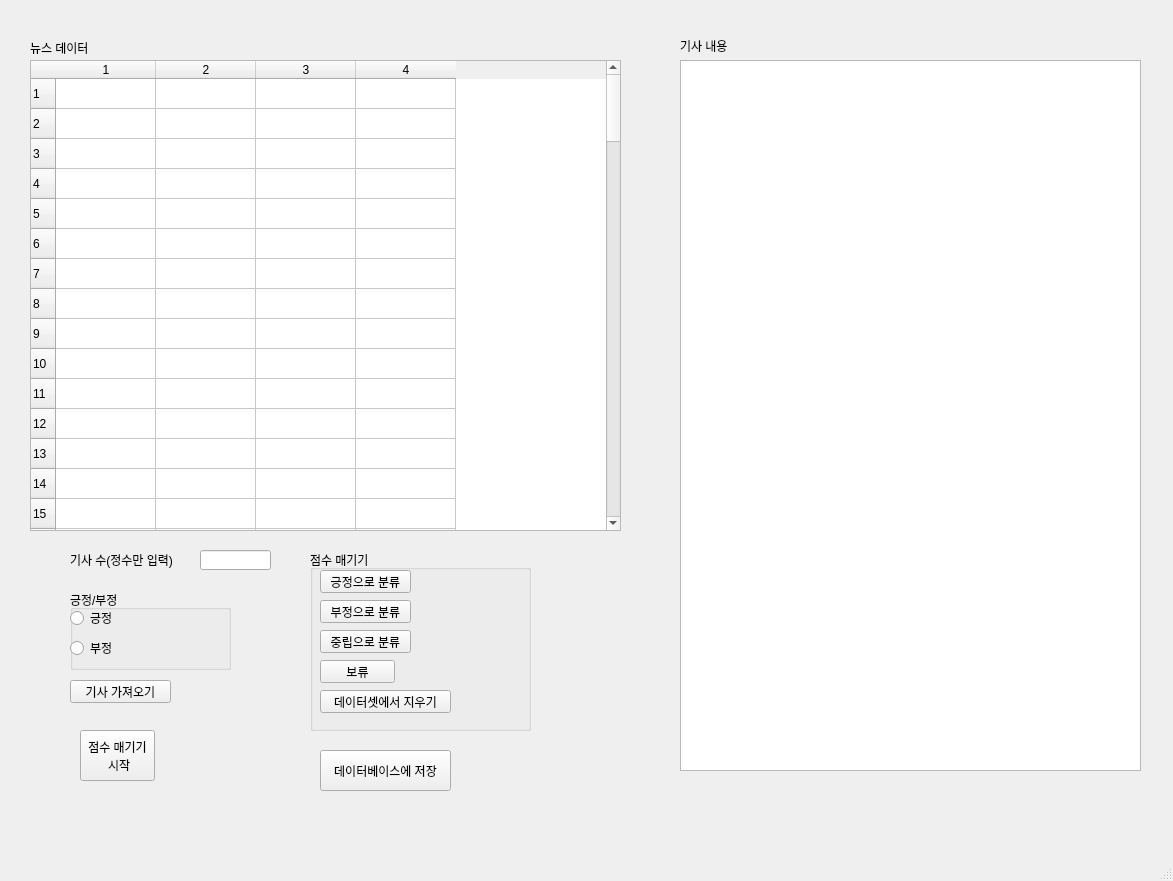
<?xml version="1.0" encoding="UTF-8"?>
<ui version="4.0">
 <class>MainWindow</class>
 <widget class="QMainWindow" name="MainWindow">
  <property name="geometry">
   <rect>
    <x>0</x>
    <y>0</y>
    <width>1173</width>
    <height>881</height>
   </rect>
  </property>
  <property name="windowTitle">
   <string>MainWindow</string>
  </property>
  <widget class="QWidget" name="centralwidget">
   <widget class="QTableWidget" name="tableWidget">
    <property name="geometry">
     <rect>
      <x>30</x>
      <y>60</y>
      <width>591</width>
      <height>471</height>
     </rect>
    </property>
    <property name="rowCount">
     <number>100</number>
    </property>
    <property name="columnCount">
     <number>4</number>
    </property>
    <row/>
    <row/>
    <row/>
    <row/>
    <row/>
    <row/>
    <row/>
    <row/>
    <row/>
    <row/>
    <row/>
    <row/>
    <row/>
    <row/>
    <row/>
    <row/>
    <row/>
    <row/>
    <row/>
    <row/>
    <row/>
    <row/>
    <row/>
    <row/>
    <row/>
    <row/>
    <row/>
    <row/>
    <row/>
    <row/>
    <row/>
    <row/>
    <row/>
    <row/>
    <row/>
    <row/>
    <row/>
    <row/>
    <row/>
    <row/>
    <row/>
    <row/>
    <row/>
    <row/>
    <row/>
    <row/>
    <row/>
    <row/>
    <row/>
    <row/>
    <row/>
    <row/>
    <row/>
    <row/>
    <row/>
    <row/>
    <row/>
    <row/>
    <row/>
    <row/>
    <row/>
    <row/>
    <row/>
    <row/>
    <row/>
    <row/>
    <row/>
    <row/>
    <row/>
    <row/>
    <row/>
    <row/>
    <row/>
    <row/>
    <row/>
    <row/>
    <row/>
    <row/>
    <row/>
    <row/>
    <row/>
    <row/>
    <row/>
    <row/>
    <row/>
    <row/>
    <row/>
    <row/>
    <row/>
    <row/>
    <row/>
    <row/>
    <row/>
    <row/>
    <row/>
    <row/>
    <row/>
    <row/>
    <row/>
    <row/>
    <column/>
    <column/>
    <column/>
    <column/>
   </widget>
   <widget class="QLabel" name="label">
    <property name="geometry">
     <rect>
      <x>30</x>
      <y>40</y>
      <width>91</width>
      <height>16</height>
     </rect>
    </property>
    <property name="text">
     <string>뉴스 데이터</string>
    </property>
   </widget>
   <widget class="QLineEdit" name="lineEdit">
    <property name="geometry">
     <rect>
      <x>200</x>
      <y>550</y>
      <width>71</width>
      <height>20</height>
     </rect>
    </property>
   </widget>
   <widget class="QLabel" name="label_2">
    <property name="geometry">
     <rect>
      <x>70</x>
      <y>550</y>
      <width>121</width>
      <height>20</height>
     </rect>
    </property>
    <property name="text">
     <string>기사 수(정수만 입력)</string>
    </property>
   </widget>
   <widget class="QGroupBox" name="groupBox">
    <property name="geometry">
     <rect>
      <x>70</x>
      <y>590</y>
      <width>161</width>
      <height>80</height>
     </rect>
    </property>
    <property name="title">
     <string>긍정/부정</string>
    </property>
    <widget class="QRadioButton" name="radioButton">
     <property name="geometry">
      <rect>
       <x>0</x>
       <y>20</y>
       <width>90</width>
       <height>16</height>
      </rect>
     </property>
     <property name="text">
      <string>긍정</string>
     </property>
    </widget>
    <widget class="QRadioButton" name="radioButton_2">
     <property name="geometry">
      <rect>
       <x>0</x>
       <y>50</y>
       <width>90</width>
       <height>16</height>
      </rect>
     </property>
     <property name="text">
      <string>부정</string>
     </property>
    </widget>
   </widget>
   <widget class="QPushButton" name="pushButton">
    <property name="geometry">
     <rect>
      <x>70</x>
      <y>680</y>
      <width>101</width>
      <height>23</height>
     </rect>
    </property>
    <property name="text">
     <string>기사 가져오기</string>
    </property>
   </widget>
   <widget class="QPushButton" name="pushButton_2">
    <property name="geometry">
     <rect>
      <x>80</x>
      <y>730</y>
      <width>75</width>
      <height>51</height>
     </rect>
    </property>
    <property name="text">
     <string>점수 매기기 
 시작</string>
    </property>
   </widget>
   <widget class="QGroupBox" name="groupBox_2">
    <property name="geometry">
     <rect>
      <x>310</x>
      <y>550</y>
      <width>221</width>
      <height>181</height>
     </rect>
    </property>
    <property name="title">
     <string>점수 매기기</string>
    </property>
    <widget class="QPushButton" name="pushButton_3">
     <property name="geometry">
      <rect>
       <x>10</x>
       <y>20</y>
       <width>91</width>
       <height>23</height>
      </rect>
     </property>
     <property name="text">
      <string>긍정으로 분류</string>
     </property>
    </widget>
    <widget class="QPushButton" name="pushButton_4">
     <property name="geometry">
      <rect>
       <x>10</x>
       <y>50</y>
       <width>91</width>
       <height>23</height>
      </rect>
     </property>
     <property name="text">
      <string>부정으로 분류</string>
     </property>
    </widget>
    <widget class="QPushButton" name="pushButton_5">
     <property name="geometry">
      <rect>
       <x>10</x>
       <y>80</y>
       <width>91</width>
       <height>23</height>
      </rect>
     </property>
     <property name="text">
      <string>중립으로 분류</string>
     </property>
    </widget>
    <widget class="QPushButton" name="pushButton_6">
     <property name="geometry">
      <rect>
       <x>10</x>
       <y>110</y>
       <width>75</width>
       <height>23</height>
      </rect>
     </property>
     <property name="text">
      <string>보류</string>
     </property>
    </widget>
    <widget class="QPushButton" name="pushButton_7">
     <property name="geometry">
      <rect>
       <x>10</x>
       <y>140</y>
       <width>131</width>
       <height>23</height>
      </rect>
     </property>
     <property name="text">
      <string>데이터셋에서 지우기</string>
     </property>
    </widget>
   </widget>
   <widget class="QLabel" name="label_3">
    <property name="geometry">
     <rect>
      <x>680</x>
      <y>40</y>
      <width>56</width>
      <height>12</height>
     </rect>
    </property>
    <property name="text">
     <string>기사 내용</string>
    </property>
   </widget>
   <widget class="QTextBrowser" name="textBrowser">
    <property name="geometry">
     <rect>
      <x>680</x>
      <y>60</y>
      <width>461</width>
      <height>711</height>
     </rect>
    </property>
   </widget>
   <widget class="QPushButton" name="pushButton_8">
    <property name="geometry">
     <rect>
      <x>320</x>
      <y>750</y>
      <width>131</width>
      <height>41</height>
     </rect>
    </property>
    <property name="text">
     <string>데이터베이스에 저장</string>
    </property>
   </widget>
  </widget>
  <widget class="QMenuBar" name="menubar">
   <property name="geometry">
    <rect>
     <x>0</x>
     <y>0</y>
     <width>1173</width>
     <height>21</height>
    </rect>
   </property>
  </widget>
  <widget class="QStatusBar" name="statusbar"/>
 </widget>
 <resources/>
 <connections/>
</ui>
